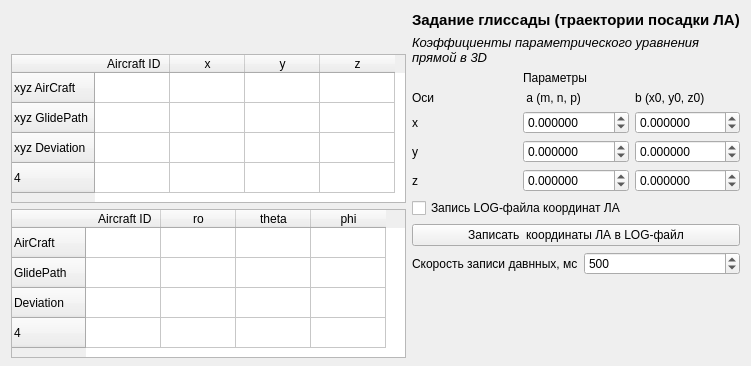
           <widget class="QWidget" name="tab_AirCraft">
            <attribute name="title">
             <string>AirCraft</string>
            </attribute>
            <layout class="QFormLayout" name="formLayout">
             <item row="0" column="0">
              <layout class="QGridLayout" name="gridLayout_16">
               <item row="0" column="0">
                <widget class="QTableWidget" name="tableWidget_AirCraft_xyz">
                 <property name="sizePolicy">
                  <sizepolicy hsizetype="MinimumExpanding" vsizetype="MinimumExpanding">
                   <horstretch>0</horstretch>
                   <verstretch>0</verstretch>
                  </sizepolicy>
                 </property>
                 <property name="minimumSize">
                  <size>
                   <width>395</width>
                   <height>149</height>
                  </size>
                 </property>
                 <property name="maximumSize">
                  <size>
                   <width>370</width>
                   <height>63</height>
                  </size>
                 </property>
                 <property name="tabKeyNavigation">
                  <bool>true</bool>
                 </property>
                 <property name="rowCount">
                  <number>4</number>
                 </property>
                 <attribute name="horizontalHeaderCascadingSectionResizes">
                  <bool>true</bool>
                 </attribute>
                 <attribute name="horizontalHeaderMinimumSectionSize">
                  <number>30</number>
                 </attribute>
                 <attribute name="horizontalHeaderDefaultSectionSize">
                  <number>75</number>
                 </attribute>
                 <attribute name="verticalHeaderMinimumSectionSize">
                  <number>15</number>
                 </attribute>
                 <attribute name="verticalHeaderDefaultSectionSize">
                  <number>30</number>
                 </attribute>
                 <row>
                  <property name="text">
                   <string>xyz AirCraft</string>
                  </property>
                 </row>
                 <row>
                  <property name="text">
                   <string>xyz GlidePath</string>
                  </property>
                 </row>
                 <row>
                  <property name="text">
                   <string>xyz Deviation</string>
                  </property>
                 </row>
                 <row/>
                 <column>
                  <property name="text">
                   <string> Aircraft ID</string>
                  </property>
                 </column>
                 <column>
                  <property name="text">
                   <string>x</string>
                  </property>
                 </column>
                 <column>
                  <property name="text">
                   <string>y</string>
                  </property>
                 </column>
                 <column>
                  <property name="text">
                   <string>z</string>
                  </property>
                 </column>
                 <item row="3" column="0">
                  <property name="text">
                   <string/>
                  </property>
                 </item>
                </widget>
               </item>
               <item row="2" column="0">
                <spacer name="verticalSpacer_4">
                 <property name="orientation">
                  <enum>Qt::Vertical</enum>
                 </property>
                 <property name="sizeHint" stdset="0">
                  <size>
                   <width>20</width>
                   <height>40</height>
                  </size>
                 </property>
                </spacer>
               </item>
               <item row="1" column="0">
                <widget class="QTableWidget" name="tableWidget_AirCraft_rtf">
                 <property name="sizePolicy">
                  <sizepolicy hsizetype="MinimumExpanding" vsizetype="MinimumExpanding">
                   <horstretch>0</horstretch>
                   <verstretch>0</verstretch>
                  </sizepolicy>
                 </property>
                 <property name="minimumSize">
                  <size>
                   <width>395</width>
                   <height>149</height>
                  </size>
                 </property>
                 <property name="maximumSize">
                  <size>
                   <width>370</width>
                   <height>63</height>
                  </size>
                 </property>
                 <property name="tabKeyNavigation">
                  <bool>true</bool>
                 </property>
                 <property name="rowCount">
                  <number>4</number>
                 </property>
                 <attribute name="horizontalHeaderCascadingSectionResizes">
                  <bool>true</bool>
                 </attribute>
                 <attribute name="horizontalHeaderMinimumSectionSize">
                  <number>30</number>
                 </attribute>
                 <attribute name="horizontalHeaderDefaultSectionSize">
                  <number>75</number>
                 </attribute>
                 <attribute name="verticalHeaderMinimumSectionSize">
                  <number>15</number>
                 </attribute>
                 <attribute name="verticalHeaderDefaultSectionSize">
                  <number>30</number>
                 </attribute>
                 <row>
                  <property name="text">
                   <string>AirCraft    </string>
                  </property>
                 </row>
                 <row>
                  <property name="text">
                   <string>GlidePath    </string>
                  </property>
                 </row>
                 <row>
                  <property name="text">
                   <string>Deviation    </string>
                  </property>
                 </row>
                 <row/>
                 <column>
                  <property name="text">
                   <string> Aircraft ID</string>
                  </property>
                 </column>
                 <column>
                  <property name="text">
                   <string>ro</string>
                  </property>
                 </column>
                 <column>
                  <property name="text">
                   <string>theta</string>
                  </property>
                 </column>
                 <column>
                  <property name="text">
                   <string>phi</string>
                  </property>
                 </column>
                 <item row="3" column="0">
                  <property name="text">
                   <string/>
                  </property>
                 </item>
                </widget>
               </item>
              </layout>
             </item>
             <item row="0" column="1">
              <layout class="QGridLayout" name="gridLayout_12">
               <item row="8" column="0">
                <layout class="QGridLayout" name="gridLayout_10">
                 <item row="0" column="1">
                  <widget class="QSpinBox" name="spinBox_LogDataWriteSpeed_Aircraft">
                   <property name="minimum">
                    <number>10</number>
                   </property>
                   <property name="maximum">
                    <number>5000</number>
                   </property>
                   <property name="singleStep">
                    <number>50</number>
                   </property>
                   <property name="value">
                    <number>500</number>
                   </property>
                  </widget>
                 </item>
                 <item row="0" column="0">
                  <widget class="QLabel" name="label_LogDataWriteSpeed_Aircraft">
                   <property name="text">
                    <string>Скорость записи давнных, мс</string>
                   </property>
                  </widget>
                 </item>
                </layout>
               </item>
               <item row="7" column="0">
                <widget class="QPushButton" name="pushButton_WiriteLogAirCraft3DCoordinates">
                 <property name="maximumSize">
                  <size>
                   <width>397</width>
                   <height>16777215</height>
                  </size>
                 </property>
                 <property name="text">
                  <string>Записать  координаты ЛА в LOG-файл</string>
                 </property>
                </widget>
               </item>
               <item row="3" column="0">
                <widget class="QLabel" name="label_7">
                 <property name="font">
                  <font>
                   <pointsize>10</pointsize>
                   <italic>true</italic>
                   <strikeout>false</strikeout>
                  </font>
                 </property>
                 <property name="text">
                  <string>Коэффициенты параметрического уравнения прямой в 3D</string>
                 </property>
                 <property name="wordWrap">
                  <bool>true</bool>
                 </property>
                </widget>
               </item>
               <item row="2" column="0">
                <widget class="QLabel" name="label_12">
                 <property name="font">
                  <font>
                   <pointsize>11</pointsize>
                   <bold>true</bold>
                  </font>
                 </property>
                 <property name="text">
                  <string>Задание глиссады (траектории посадки ЛА)</string>
                 </property>
                </widget>
               </item>
               <item row="6" column="0">
                <widget class="QCheckBox" name="checkBox_WiriteLogAirCraft3DCoordinates">
                 <property name="text">
                  <string>Запись LOG-файла координат ЛА</string>
                 </property>
                </widget>
               </item>
               <item row="4" column="0">
                <layout class="QGridLayout" name="gridLayout_9">
                 <item row="4" column="2">
                  <widget class="QDoubleSpinBox" name="doubleSpinBox_AirCraftParamEquation_ax">
                   <property name="decimals">
                    <number>6</number>
                   </property>
                   <property name="minimum">
                    <double>-1000.000000000000000</double>
                   </property>
                   <property name="maximum">
                    <double>1000.000000000000000</double>
                   </property>
                   <property name="singleStep">
                    <double>0.100000000000000</double>
                   </property>
                  </widget>
                 </item>
                 <item row="4" column="3">
                  <widget class="QDoubleSpinBox" name="doubleSpinBox_AirCraftParamEquation_bx">
                   <property name="decimals">
                    <number>6</number>
                   </property>
                   <property name="minimum">
                    <double>-1000.000000000000000</double>
                   </property>
                   <property name="maximum">
                    <double>1000.000000000000000</double>
                   </property>
                   <property name="singleStep">
                    <double>0.100000000000000</double>
                   </property>
                  </widget>
                 </item>
                 <item row="5" column="1">
                  <widget class="QLabel" name="label_AirCraftParamEquation_y">
                   <property name="text">
                    <string>y</string>
                   </property>
                  </widget>
                 </item>
                 <item row="5" column="3">
                  <widget class="QDoubleSpinBox" name="doubleSpinBox_AirCraftParamEquation_by">
                   <property name="decimals">
                    <number>6</number>
                   </property>
                   <property name="minimum">
                    <double>-1000.000000000000000</double>
                   </property>
                   <property name="maximum">
                    <double>1000.000000000000000</double>
                   </property>
                   <property name="singleStep">
                    <double>0.100000000000000</double>
                   </property>
                  </widget>
                 </item>
                 <item row="6" column="3">
                  <widget class="QDoubleSpinBox" name="doubleSpinBox_AirCraftParamEquation_bz">
                   <property name="decimals">
                    <number>6</number>
                   </property>
                   <property name="minimum">
                    <double>-1000.000000000000000</double>
                   </property>
                   <property name="maximum">
                    <double>1000.000000000000000</double>
                   </property>
                   <property name="singleStep">
                    <double>0.100000000000000</double>
                   </property>
                  </widget>
                 </item>
                 <item row="6" column="1">
                  <widget class="QLabel" name="label_AirCraftParamEquation_z">
                   <property name="text">
                    <string>z</string>
                   </property>
                  </widget>
                 </item>
                 <item row="6" column="2">
                  <widget class="QDoubleSpinBox" name="doubleSpinBox_AirCraftParamEquation_az">
                   <property name="decimals">
                    <number>6</number>
                   </property>
                   <property name="minimum">
                    <double>-1000.000000000000000</double>
                   </property>
                   <property name="maximum">
                    <double>1000.000000000000000</double>
                   </property>
                   <property name="singleStep">
                    <double>0.100000000000000</double>
                   </property>
                  </widget>
                 </item>
                 <item row="3" column="3">
                  <widget class="QLabel" name="label_AirCraftParamEquation_b">
                   <property name="text">
                    <string>b (x0, y0, z0)</string>
                   </property>
                  </widget>
                 </item>
                 <item row="3" column="2">
                  <widget class="QLabel" name="label_AirCraftParamEquation_a">
                   <property name="text">
                    <string> a (m, n, p)</string>
                   </property>
                  </widget>
                 </item>
                 <item row="5" column="2">
                  <widget class="QDoubleSpinBox" name="doubleSpinBox_AirCraftParamEquation_ay">
                   <property name="decimals">
                    <number>6</number>
                   </property>
                   <property name="minimum">
                    <double>-1000.000000000000000</double>
                   </property>
                   <property name="maximum">
                    <double>1000.000000000000000</double>
                   </property>
                   <property name="singleStep">
                    <double>0.100000000000000</double>
                   </property>
                  </widget>
                 </item>
                 <item row="4" column="1">
                  <widget class="QLabel" name="label_AirCraftParamEquation_x">
                   <property name="text">
                    <string>x</string>
                   </property>
                  </widget>
                 </item>
                 <item row="2" column="2">
                  <widget class="QLabel" name="label_15">
                   <property name="text">
                    <string>Параметры</string>
                   </property>
                  </widget>
                 </item>
                 <item row="3" column="1">
                  <widget class="QLabel" name="label_8">
                   <property name="text">
                    <string>Оси</string>
                   </property>
                  </widget>
                 </item>
                </layout>
               </item>
               <item row="11" column="0">
                <spacer name="verticalSpacer_3">
                 <property name="orientation">
                  <enum>Qt::Vertical</enum>
                 </property>
                 <property name="sizeType">
                  <enum>QSizePolicy::MinimumExpanding</enum>
                 </property>
                 <property name="sizeHint" stdset="0">
                  <size>
                   <width>20</width>
                   <height>40</height>
                  </size>
                 </property>
                </spacer>
               </item>
              </layout>
             </item>
            </layout>
           </widget>
